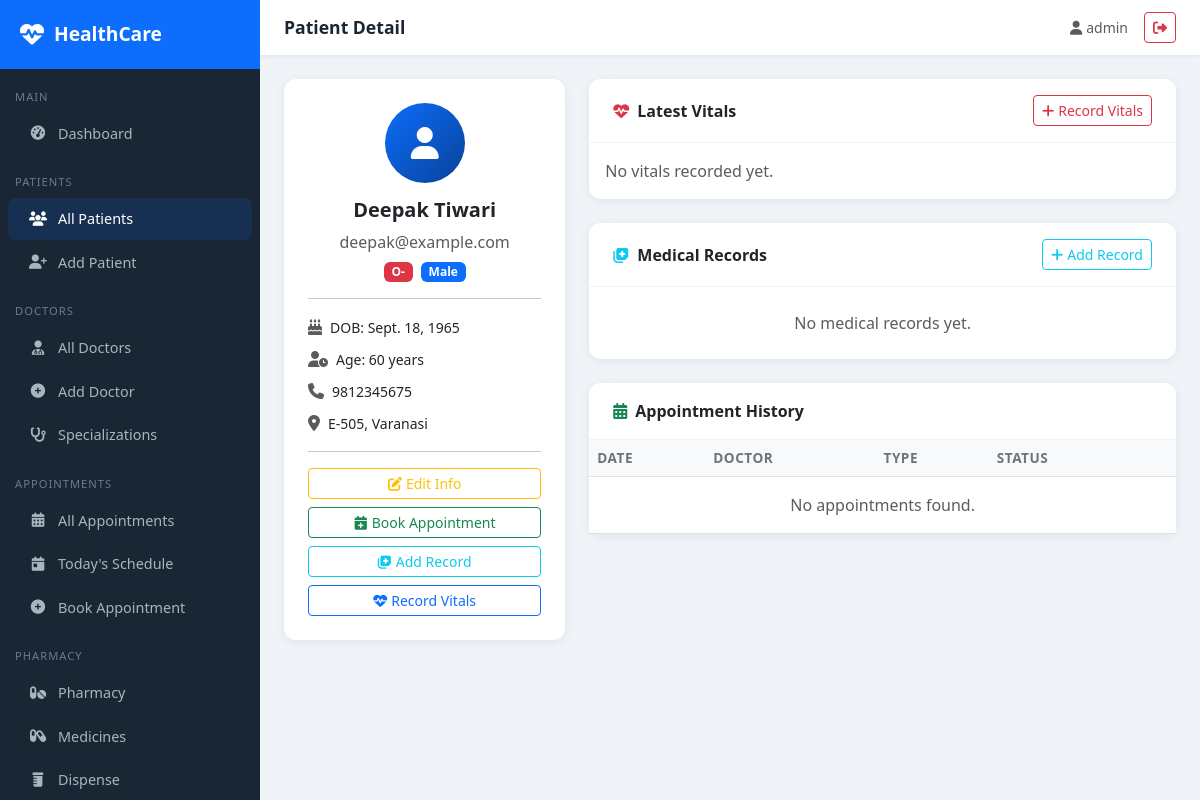
The page /patients/5/ (signed in) on the database its author committed.
### patients/models.py (models this page shows, shortened)
class Patient(models.Model):
    BLOOD_GROUP_CHOICES = [
        ('A+', 'A+'), ('A-', 'A-'), ('B+', 'B+'), ('B-', 'B-'),
        ('O+', 'O+'), ('O-', 'O-'), ('AB+', 'AB+'), ('AB-', 'AB-'),
    ]
    GENDER_CHOICES = [('M', 'Male'), ('F', 'Female'), ('O', 'Other')]
    user = models.OneToOneField(User, on_delete=models.SET_NULL, null=True, blank=True)
    first_name = models.CharField(max_length=100)
    last_name = models.CharField(max_length=100)
    date_of_birth = models.DateField()
    gender = models.CharField(max_length=1, choices=GENDER_CHOICES)
    blood_group = models.CharField(max_length=3, choices=BLOOD_GROUP_CHOICES, blank=True)
    phone = models.CharField(max_length=15)
    email = models.EmailField(blank=True)
    address = models.TextField()
    emergency_contact_name = models.CharField(max_length=100, blank=True)
    emergency_contact_phone = models.CharField(max_length=15, blank=True)
    allergies = models.TextField(blank=True, help_text="List known allergies")
    chronic_conditions = models.TextField(blank=True)
    insurance_provider = models.CharField(max_length=100, blank=True)
    insurance_id = models.CharField(max_length=50, blank=True)
    created_at = models.DateTimeField(auto_now_add=True)
    updated_at = models.DateTimeField(auto_now=True)
    def __str__(self):
        return f"{self.first_name} {self.last_name}"
    @property
    def age(self):
        from datetime import date
        today = date.today()
        return today.year - self.date_of_birth.year - (
            (today.month, today.day) < (self.date_of_birth.month, self.date_of_birth.day)
        )

### patients/views.py (the view)
# urls.py: path('<int:pk>/', views.patient_detail, name='patient_detail'),
@login_required
def patient_detail(request, pk):
    patient = get_object_or_404(Patient, pk=pk)
    medical_records = patient.medical_records.all()[:10]
    vitals = patient.vitals.all()[:5]
    return render(request, 'patients/patient_detail.html', {
        'patient': patient, 'medical_records': medical_records, 'vitals': vitals
    })

### templates/patients/patient_detail.html (shortened to what this page needs)
{% extends 'base/base.html' %}
{% block page_title %}Patient Detail{% endblock %}
{% block content %}
<div class="row g-4">
    <div class="col-md-4">
        <div class="card">
            <div class="card-body text-center p-4">
                <div style="width:80px;height:80px;background:linear-gradient(135deg,#0d6efd,#084298);border-radius:50%;display:flex;align-items:center;justify-content:center;margin:0 auto 15px;">
                    <i class="fas fa-user fa-2x text-white"></i>
                </div>
                <h5 class="fw-bold">{{ patient }}</h5>
                <p class="text-muted mb-1">{{ patient.email|default:"No email" }}</p>
                <span class="badge bg-danger me-1">{{ patient.blood_group|default:"N/A" }}</span>
                <span class="badge bg-primary">{{ patient.get_gender_display }}</span>
                <hr>
                <div class="text-start">
                    <div class="mb-2"><i class="fas fa-birthday-cake text-muted me-2"></i><small>DOB: {{ patient.date_of_birth }}</small></div>
                    <div class="mb-2"><i class="fas fa-user-clock text-muted me-2"></i><small>Age: {{ patient.age }} years</small></div>
                    <div class="mb-2"><i class="fas fa-phone text-muted me-2"></i><small>{{ patient.phone }}</small></div>
                    <div class="mb-2"><i class="fas fa-map-marker-alt text-muted me-2"></i><small>{{ patient.address|truncatechars:60 }}</small></div>
                </div>
                <hr>
                <div class="d-grid gap-2">
                    <a href="{% url 'patient_update' patient.pk %}" class="btn btn-outline-warning btn-sm"><i class="fas fa-edit me-1"></i>Edit Info</a>
                    <a href="{% url 'appointment_create' %}?patient={{ patient.pk }}" class="btn btn-outline-success btn-sm"><i class="fas fa-calendar-plus me-1"></i>Book Appointment</a>
                    <a href="{% url 'add_medical_record' patient.pk %}" class="btn btn-outline-info btn-sm"><i class="fas fa-notes-medical me-1"></i>Add Record</a>
                    <a href="{% url 'add_vital_record' patient.pk %}" class="btn btn-outline-primary btn-sm"><i class="fas fa-heartbeat me-1"></i>Record Vitals</a>
                </div>
            </div>
        </div>
    </div>
    <div class="col-md-8">
        <div class="card mb-4">
            <div class="card-header py-3 px-4 d-flex justify-content-between align-items-center">
                <span><i class="fas fa-heartbeat text-danger me-2"></i>Latest Vitals</span>
                <a href="{% url 'add_vital_record' patient.pk %}" class="btn btn-sm btn-outline-danger"><i class="fas fa-plus me-1"></i>Record Vitals</a>
            </div>
            <div class="card-body">
                {% if vitals %}
                {% with v=vitals.0 %}
                <div class="row g-3">
                    <div class="col-6 col-md-3">
                        <div class="text-center p-3 bg-light rounded">
                            <i class="fas fa-heart text-danger mb-1"></i>
                            <div class="fw-bold">{{ v.heart_rate|default:"—" }}</div>
                            <small class="text-muted">Heart Rate (BPM)</small>
                        </div>
                    </div>
                    <div class="col-6 col-md-3">
                        <div class="text-center p-3 bg-light rounded">
                            <i class="fas fa-tint text-primary mb-1"></i>
                            <div class="fw-bold">{% if v.blood_pressure_systolic %}{{ v.blood_pressure_systolic }}/{{ v.blood_pressure_diastolic }}{% else %}—{% endif %}</div>
                            <small class="text-muted">Blood Pressure</small>
                        </div>
                    </div>
                    <div class="col-6 col-md-3">
                        <div class="text-center p-3 bg-light rounded">
                            <i class="fas fa-thermometer-half text-warning mb-1"></i>
                            <div class="fw-bold">{{ v.temperature|default:"—" }}{% if v.temperature %}°C{% endif %}</div>
                            <small class="text-muted">Temperature</small>
                        </div>
                    </div>
                    <div class="col-6 col-md-3">
                        <div class="text-center p-3 bg-light rounded">
                            <i class="fas fa-weight text-success mb-1"></i>
                            <div class="fw-bold">{{ v.weight|default:"—" }}{% if v.weight %}kg{% endif %}</div>
                            <small class="text-muted">Weight{% if v.bmi %} (BMI: {{ v.bmi }}){% endif %}</small>
                        </div>
                    </div>
                </div>
                <small class="text-muted mt-2 d-block">Recorded: {{ v.recorded_at|date:"d M Y, H:i" }}</small>
                {% endwith %}
                {% else %}
                <p class="text-muted mb-0">No vitals recorded yet.</p>
                {% endif %}
            </div>
        </div>
        <div class="card mb-4">
            <div class="card-header py-3 px-4 d-flex justify-content-between align-items-center">
                <span><i class="fas fa-notes-medical text-info me-2"></i>Medical Records</span>
                <a href="{% url 'add_medical_record' patient.pk %}" class="btn btn-sm btn-outline-info"><i class="fas fa-plus me-1"></i>Add Record</a>
            </div>
            <div class="card-body p-0">
                {% if medical_records %}
                <div class="accordion" id="recordsAccordion">
                    {% for record in medical_records %}
                    <div class="accordion-item border-0 border-bottom">
                        <h2 class="accordion-header">
                            <button class="accordion-button {% if not forloop.first %}collapsed{% endif %} py-3" type="button" data-bs-toggle="collapse" data-bs-target="#rec{{ record.pk }}">
                                <strong>{{ record.record_date }}</strong>&nbsp;— {{ record.diagnosis|truncatechars:60 }}
                            </button>
                        </h2>
                        <div id="rec{{ record.pk }}" class="accordion-collapse collapse {% if forloop.first %}show{% endif %}">
                            <div class="accordion-body">
                                <div class="row g-2">
                                    {% if record.symptoms %}<div class="col-md-6"><strong>Symptoms:</strong><p class="text-muted small">{{ record.symptoms }}</p></div>{% endif %}
                                    {% if record.treatment %}<div class="col-md-6"><strong>Treatment:</strong><p class="text-muted small">{{ record.treatment }}</p></div>{% endif %}
                                    {% if record.prescription %}<div class="col-md-6"><strong>Prescription:</strong><p class="text-muted small">{{ record.prescription }}</p></div>{% endif %}
                                    {% if record.doctor_name %}<div class="col-md-6"><strong>Doctor:</strong><p class="text-muted small">{{ record.doctor_name }}</p></div>{% endif %}
                                    {% if record.notes %}<div class="col-md-12"><strong>Notes:</strong><p class="text-muted small">{{ record.notes }}</p></div>{% endif %}
                                </div>
                            </div>
                        </div>
                    </div>
                    {% endfor %}
                </div>
                {% else %}
                <div class="p-4 text-center text-muted">No medical records yet.</div>
                {% endif %}
            </div>
        </div>
        <div class="card">
            <div class="card-header py-3 px-4"><i class="fas fa-calendar-alt text-success me-2"></i>Appointment History</div>
            <div class="card-body p-0">
                <div class="table-responsive">
                    <table class="table table-hover mb-0">
                        <thead><tr><th>Date</th><th>Doctor</th><th>Type</th><th>Status</th><th></th></tr></thead>
                        <tbody>
                        {% for appt in patient.appointments.all|slice:":10" %}
                        <tr>
                            <td>{{ appt.appointment_date }}<br><small class="text-muted">{{ appt.appointment_time }}</small></td>
                            <td>{{ appt.doctor }}</td>
                            <td>{{ appt.get_appointment_type_display }}</td>
                            <td><span class="badge badge-status-{{ appt.status }}">{{ appt.get_status_display }}</span></td>
                            <td><a href="{% url 'appointment_detail' appt.pk %}" class="btn btn-sm btn-outline-info"><i class="fas fa-eye"></i></a></td>
                        </tr>
                        {% empty %}
                        <tr><td colspan="5" class="text-center text-muted py-3">No appointments found.</td></tr>
                        {% endfor %}
                        </tbody>
                    </table>
                </div>
            </div>
        </div>
    </div>
</div>
{% endblock %}

### templates/base/base.html (shortened to what this page needs)
<!DOCTYPE html>
<html lang="en">
<head>
    <link href="https://cdn.jsdelivr.net/npm/bootstrap@5.3.0/dist/css/bootstrap.min.css" rel="stylesheet">
    <link href="https://cdnjs.cloudflare.com/ajax/libs/font-awesome/6.4.0/css/all.min.css" rel="stylesheet">
</head>
<body>
{% if user.is_authenticated %}
<div class="sidebar">
    <div class="sidebar-brand">
        <i class="fas fa-heartbeat"></i>
        <span>HealthCare</span>
    </div>
    <nav class="mt-2">
        <div class="nav-section">Main</div>
        <a href="{% url 'dashboard' %}" class="nav-link {% if request.resolver_match.url_name == 'dashboard' %}active{% endif %}">
            <i class="fas fa-tachometer-alt"></i> Dashboard
        </a>
        <div class="nav-section">Patients</div>
        <a href="{% url 'patient_list' %}" class="nav-link {% if 'patient' in request.resolver_match.url_name %}active{% endif %}">
            <i class="fas fa-users"></i> All Patients
        </a>
        <a href="{% url 'patient_create' %}" class="nav-link">
            <i class="fas fa-user-plus"></i> Add Patient
        </a>
        <div class="nav-section">Doctors</div>
        <a href="{% url 'doctor_list' %}" class="nav-link {% if 'doctor' in request.resolver_match.url_name %}active{% endif %}">
            <i class="fas fa-user-md"></i> All Doctors
        </a>
        <a href="{% url 'doctor_create' %}" class="nav-link">
            <i class="fas fa-plus-circle"></i> Add Doctor
        </a>
        <a href="{% url 'specialization_list' %}" class="nav-link">
            <i class="fas fa-stethoscope"></i> Specializations
        </a>
        <div class="nav-section">Appointments</div>
        <a href="{% url 'appointment_list' %}" class="nav-link {% if 'appointment' in request.resolver_match.url_name %}active{% endif %}">
            <i class="fas fa-calendar-alt"></i> All Appointments
        </a>
        <a href="{% url 'today_appointments' %}" class="nav-link">
            <i class="fas fa-calendar-day"></i> Today's Schedule
        </a>
        <a href="{% url 'appointment_create' %}" class="nav-link">
            <i class="fas fa-plus-circle"></i> Book Appointment
        </a>
        <div class="nav-section">Pharmacy</div>
        <a href="{% url 'pharmacy_dashboard' %}" class="nav-link">
            <i class="fas fa-pills"></i> Pharmacy
        </a>
        <a href="{% url 'medicine_list' %}" class="nav-link">
            <i class="fas fa-capsules"></i> Medicines
        </a>
        <a href="{% url 'dispense_medicine' %}" class="nav-link">
            <i class="fas fa-prescription-bottle"></i> Dispense
        </a>
    </nav>
</div>
<div class="main-content">
    <div class="topbar">
        <span class="topbar-title">{% block page_title %}HealthCare Portal{% endblock %}</span>
        <div class="d-flex align-items-center gap-3">
            <span class="text-muted small"><i class="fas fa-user me-1"></i>{{ user.get_full_name|default:user.username }}</span>
            <a href="{% url 'logout' %}" class="btn btn-sm btn-outline-danger"><i class="fas fa-sign-out-alt"></i></a>
        </div>
    </div>
    <div class="page-content">
        {% block content %}{% endblock %}
    </div>
</div>
{% else %}
{% block public_content %}{% endblock %}
{% endif %}
</body>
</html>

### templates/base/base.html (style rules this page uses)
:root { --primary: #0d6efd; --sidebar-bg: #1a2634; --sidebar-width: 260px; }
body { background: #f0f4f8; font-family: 'Segoe UI', sans-serif; }
.sidebar { position: fixed; top: 0; left: 0; height: 100vh; width: var(--sidebar-width); background: var(--sidebar-bg); z-index: 1000; overflow-y: auto; transition: all 0.3s; }
.sidebar-brand { padding: 20px; background: #0d6efd; color: white; font-size: 1.2rem; font-weight: 700; display: flex; align-items: center; gap: 10px; }
.sidebar-brand i { font-size: 1.5rem; }
.nav-section { padding: 10px 15px 5px; font-size: 0.7rem; color: #6c7a8a; text-transform: uppercase; letter-spacing: 1px; margin-top: 10px; }
.sidebar .nav-link { color: #a8b5c0; padding: 10px 20px; border-radius: 8px; margin: 2px 8px; display: flex; align-items: center; gap: 10px; font-size: 0.9rem; transition: all 0.2s; }
.sidebar .nav-link:hover, .sidebar .nav-link.active { background: rgba(13,110,253,0.15); color: #fff; }
.sidebar .nav-link i { width: 20px; text-align: center; }
.main-content { margin-left: var(--sidebar-width); min-height: 100vh; }
.topbar { background: #fff; padding: 12px 24px; box-shadow: 0 1px 4px rgba(0,0,0,0.08); display: flex; justify-content: space-between; align-items: center; position: sticky; top: 0; z-index: 999; }
.topbar-title { font-weight: 600; color: #1a2634; font-size: 1.1rem; }
.page-content { padding: 24px; }
.card { border: none; border-radius: 12px; box-shadow: 0 2px 12px rgba(0,0,0,0.07); }
.card-header { background: #fff; border-bottom: 1px solid #f0f4f8; border-radius: 12px 12px 0 0 !important; font-weight: 600; }
.table th { font-weight: 600; background: #f8f9fa; font-size: 0.85rem; text-transform: uppercase; letter-spacing: 0.5px; color: #6c757d; }

### rows shown on the page
Patient: first_name+last_name "Deepak Tiwari", email "deepak@example.com", blood_group "O-", gender "Male", date_of_birth "Sept. 18, 1965", age "60", phone "9812345675", address "E-505, Varanasi"

### other values the page prints
{{ user.get_full_name|default:user.username }} "admin"
